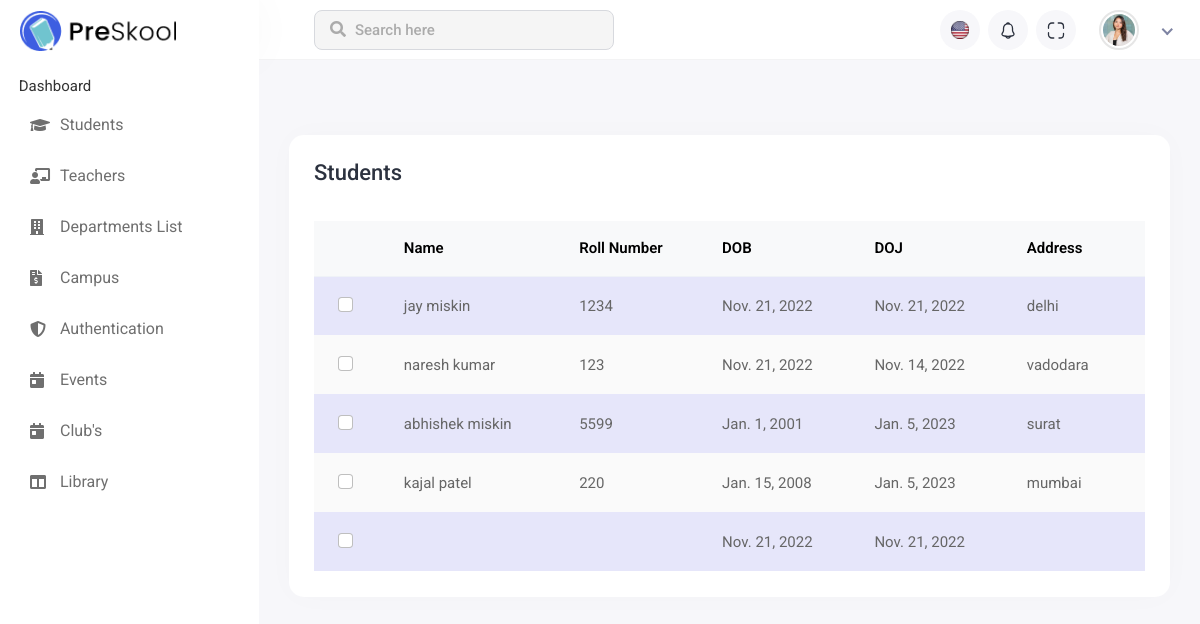
Page /student_page/ (signed in) on the earlier database version.
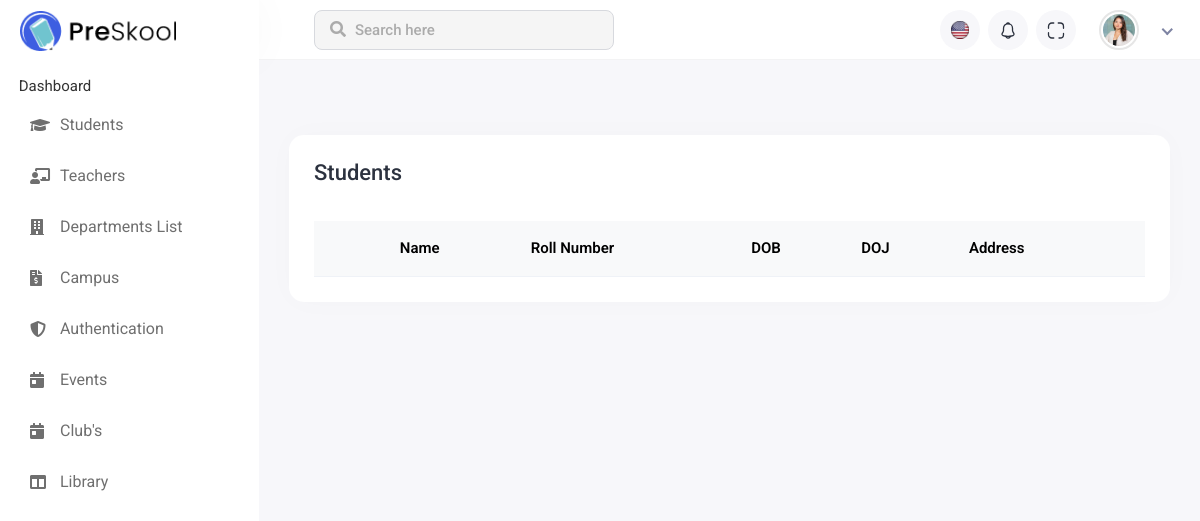
Same page on the later database version.
### Institute_Management_App/models.py (models this page shows, shortened)
class Student(models.Model):
    Common=models.ForeignKey(Common, on_delete=models.CASCADE)
    Roll_Number=models.CharField(max_length=20)
    class Meta:
        db_table="student"

class Common(models.Model):
    Master=models.ForeignKey(Master, on_delete=models.CASCADE)
    Name=models.CharField(max_length=50)
    DateOfBirth=models.DateField(default='2022-11-21')
    DateOfJoining=models.DateField(default='2022-11-21')
    Address=models.CharField(max_length=100)
    class Meta:
        db_table="common"

### Institute_Management_App/views.py (the view)
# urls.py: path('student_page/',student_page,name='student_page'),
def student_page(request):
    if 'email' in request.session:
        student_page_data(request) #load student data
        return render(request,'student_page.html', data)
    return render(request,'student_page.html')

### Institute_Management_App/views.py (called while the page is built)
def student_page_data(request):
    print(request.POST)
    student = Student.objects.all()
    data['student'] = student

### Institute_Management_App/templates/student_page.html (shortened to what the changed rows need)
{% extends 'base.html' %}
{% load static %}
{% block main_content %}
<div class="main-wrapper">
    <br><br>
    <div class="page-wrapper">
        <div class="content container-fluid">
            <div class="row">
                <div class="col-sm-12">
                    <div class="card card-table comman-shadow">
                        <div class="card-body">
                            <div class="table-responsive">
                                <table
                                    class="table border-0 star-student table-hover table-center mb-0 datatable table-striped">
                                    <thead class="student-thread">
                                        <tr>
                                            <th>
                                            </th>
                                            <th>Name</th>
                                            <th>Roll Number</th>
                                            <th>DOB</th>
                                            <th>DOJ</th>
                                            <th>Address</th>
                                        </tr>
                                    </thead>
                                    <tbody>
                                        {% for S_data in student %}
                                        <tr>
                                            <td>
                                                <div class="form-check check-tables">
                                                    <input class="form-check-input" type="checkbox" value="something">
                                                </div>
                                            </td>
                                            <td>{{S_data.Common.Name}}</td>
                                            <td>{{S_data.Roll_Number}}</td>
                                            <td>{{S_data.Common.DateOfBirth}}</td>
                                            <td>{{S_data.Common.DateOfJoining}}</td>
                                            <td>{{S_data.Common.Address}}</td>
                                        </tr>
                                        {% endfor %}
                                    </tbody>
                                </table>
                            </div>
                        </div>
                    </div>
                </div>
            </div>
        </div>
    </div>
</div>
{% endblock %}

Differences in the rows shown:
removed Student: Common.Name "jay miskin", Roll_Number "1234", Common.DateOfBirth "Nov. 21, 2022", Common.DateOfJoining "Nov. 21, 2022", Common.Address "delhi"
removed Student: Common.Name "naresh kumar", Roll_Number "123", Common.DateOfBirth "Nov. 21, 2022", Common.DateOfJoining "Nov. 14, 2022", Common.Address "vadodara"
removed Student: Common.Name "abhishek miskin", Roll_Number "5599", Common.DateOfBirth "Jan. 1, 2001", Common.DateOfJoining "Jan. 5, 2023", Common.Address "surat"
removed Student: Common.Name "kajal patel", Roll_Number "220", Common.DateOfBirth "Jan. 15, 2008", Common.DateOfJoining "Jan. 5, 2023", Common.Address "mumbai"
removed Student: Common.DateOfBirth "Nov. 21, 2022", Common.DateOfJoining "Nov. 21, 2022"
